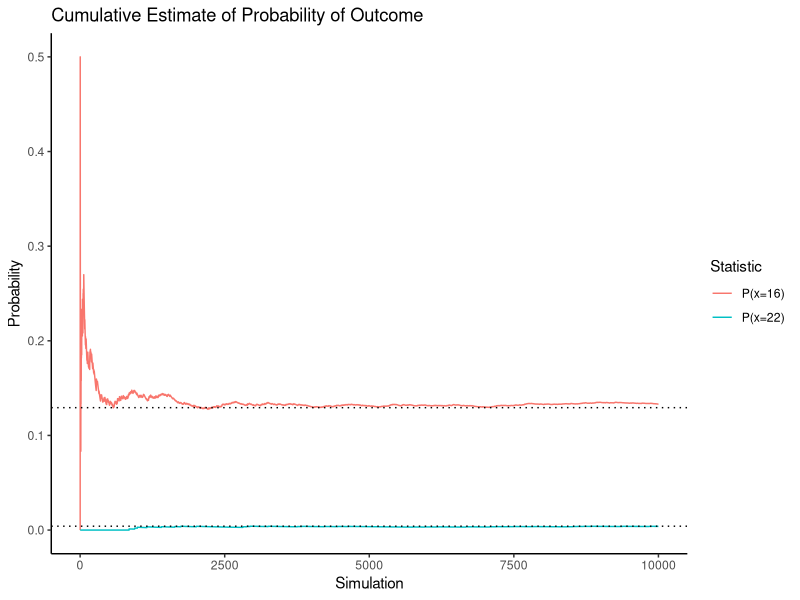
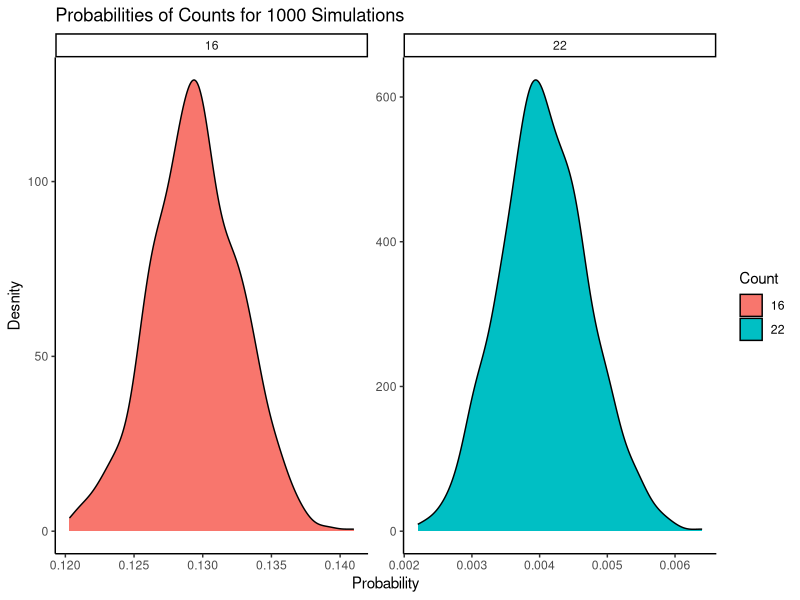

Here is the R script that generated these plots, in order:
## ---- chunk 1
library(tidyverse)
## ---- chunk 2
handBinom <- function(k,n,p){
    factorial(n) / (factorial(k) * factorial(n-k)) * p^k * (1-p)^(n-k)
}
## ---- chunk 3
cat(round(handBinom(22, 30, .49), 6))
## ---- chunk 4
cat(round(handBinom(16, 30, .49), 6))
## ---- chunk 5
cat(round(dbinom(22, size=30, prob=.49), digits=6))
cat(round(dbinom(16, size=30, prob=.49), digits=6))
## ---- chunk 6
n <- 10000
singleDF <- tibble(out=rbinom(n=n, size=30, prob=.49), sim=1:n) %>%
    mutate(`P(x=22)`=cummean(out == 22), `P(x=16)`=cummean(out == 16)) %>%
    gather(key="Statistic", value="Probability", -out, -sim)

singleDF %>%
    ggplot(aes(x=sim, y=Probability, group=Statistic, color=Statistic)) +
    geom_line() +
    theme_classic() +
    geom_hline(yintercept=dbinom(22, size=30, prob=.49), linetype=3) +
    geom_hline(yintercept=dbinom(16, size=30, prob=.49), linetype=3) +
    labs(x="Simulation") + 
    ggtitle("Cumulative Estimate of Probability of Outcome")
## ---- chunk 7
m <- 1000 # Number of simulations (for plotting distribution)
n <- 10000 # number of replications (for calculating individual probs)
tibble(
    Probability=t(sapply(1:m, function(x){
        # Replicate binomial distribution n times with size k and prob .49
        sims <- rbinom(n=n, size=30, prob=.49)
        # calculate probabilty of being  
        c(sum(sims == 22) / n, sum(sims == 16) / n)})) %>%
        c,
    Count=rep(c("22", "16"), each=m)) %>%
    ggplot(aes(x=Probability, fill=Count)) +
    geom_density() +
    facet_wrap(~Count, scales="free") +
    theme_classic() +
    labs(y="Desnity", title="Probabilities of Counts for 1000 Simulations")
## ---- chunk 8
probs <- c(.05, .08, .13, .03, .07, NA, .16, .04, .06, .07, .15, .06) %>%
    matrix(4, 3, dimnames=list(paste0("y=", 1:4), paste0("x=", 1:3)))

probs["y=2","x=2"] <- 1 - sum(probs, na.rm=T)

probs
## ---- chunk 9
## Hand calculations
(hcalc <- c(
    a=.05 + .08 + .13 + .03,
    b=.07 + .10 + .16 + .04,
    c=.06 + .07 + .15 + .06,
    d=.05 + .07 + .06,
    e=.08 + .10 + .07,
    f=.13 + .16 + .15,
    g=.03 + .04 + .06,
    h=.1,
    i=.08 / sum(.08 + .10 + .07),
    j=.06 / sum(.03 + .04 + .06),
    k=.06 / sum(.06 + .07 + .15 + .06),
    l=.10 / sum(.07 + .10 + .16 + .04)
))

## R calculations
(rcalc <- c(
    a=sum(probs[,"x=1"]),
    b=sum(probs[,"x=2"]),
    c=sum(probs[,"x=3"]),
    d=sum(probs["y=1",]),
    e=sum(probs["y=2",]),
    f=sum(probs["y=3",]),
    g=sum(probs["y=4",]),
    h=.1,
    i=probs["y=2","x=1"] / sum(probs["y=2",]),
    j=probs["y=4","x=3"] / sum(probs["y=4",]),
    k=probs["y=4","x=3"] / sum(probs[,"x=3"]),
    l=probs["y=2","x=2"] / sum(probs[,"x=2"])
))

cat(all.equal(hcalc, rcalc))

